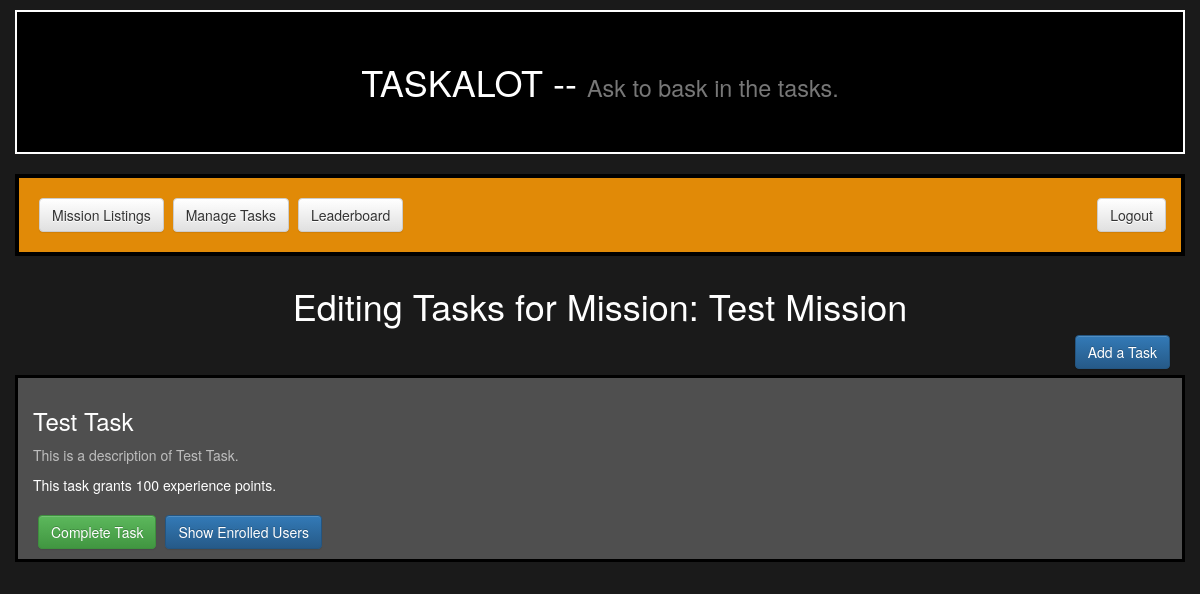
The page /users/mission/10/list/ (signed in) on the database its author committed.
### missions/models.py (models this page shows, shortened)
class Mission(models.Model):
    name = models.CharField(max_length=120, unique=True)
    description = models.TextField()
    completed = models.BooleanField(default=False)
    belongs_to= models.ForeignKey(UserProfile, on_delete=models.CASCADE)

class Task(models.Model):
    name = models.CharField(max_length=120, unique=True)
    description = models.TextField()
    exp = models.IntegerField(default=0)
    completed = models.BooleanField(default=False)
    belongs_to = models.ForeignKey(Mission, on_delete=models.CASCADE)
    users_enrolled = models.ManyToManyField(UserProfile)

### users/views.py (the view)
# urls.py: url(r'^mission/(?P<id>\d+)/list/$', views.list_tasks, name="list_tasks"),
@login_required
@permission_required('missions.add_mission', raise_exception=True)
def list_tasks(request, id):
    miss = Mission.objects.get(id=id)
    tasks = Task.objects.filter(belongs_to=miss)
    return render(request, 'users/list_tasks.html', {"tasks":tasks, "mission":miss})

### missions/templates/users/list_tasks.html (shortened to what this page needs)
{% extends 'missions/base.html'%}
{% load staticfiles %}
{% block body_block %}
<div class = "container">
  <div class = "row">
    <div class="col-md-12">
      <h1> Editing Tasks for Mission: {{mission.name}}</h1>
      <a href="{% url 'users:create_task' mission.id %}" class="btn btn-primary btn-right">Add a Task</a><br><br>
    </div>
  </div>
</div>
<div class="container">
  <div class="row">
    {% for task in tasks %}
      <div class="col-md-12" id="mission">
        <h3>{{ task.name }}</h3>
        <p>{{ task.description }}</p>
        This task grants {{ task.exp }} experience points. <br><br>
        {% if task.completed %}
          <a class="btn btn-success disabled" href="">Task Completed.</a>
        {% else %}
        <a class="btn btn-success" href="{% url 'users:complete_task' task.id %}">Complete Task</a>
        {% endif %}
        <button class="btn btn-primary" type="button" data-toggle="collapse" data-target="#collapse{{task.id}}" aria-expanded="false" aria-controls="collapseExample">
          Show Enrolled Users
        </button>
      </div>
    {% endfor %}
  </div>
</div>
{% endblock %}

### missions/static/css/mission.css (style rules this page uses)
a { color: #E18A07; }
h1 { color: white; text-align:center; }
h3 { color: white; }
body { color:white; background-color: #1A1A1A; }
p { color: #BEBEBE; }
.btn { margin-left:5px; }
.btn-right { float:right; }
#mission { background-color: #4F4F4F; padding-top:10px; padding-bottom:10px; border-width:3px; border-style:solid; border-color:black; margin-bottom:5px; }

### rows shown on the page
Mission: name "Test Mission"
Task: name "Test Task", description "This is a description of Test Task.", exp "100", completed "Complete Task"
